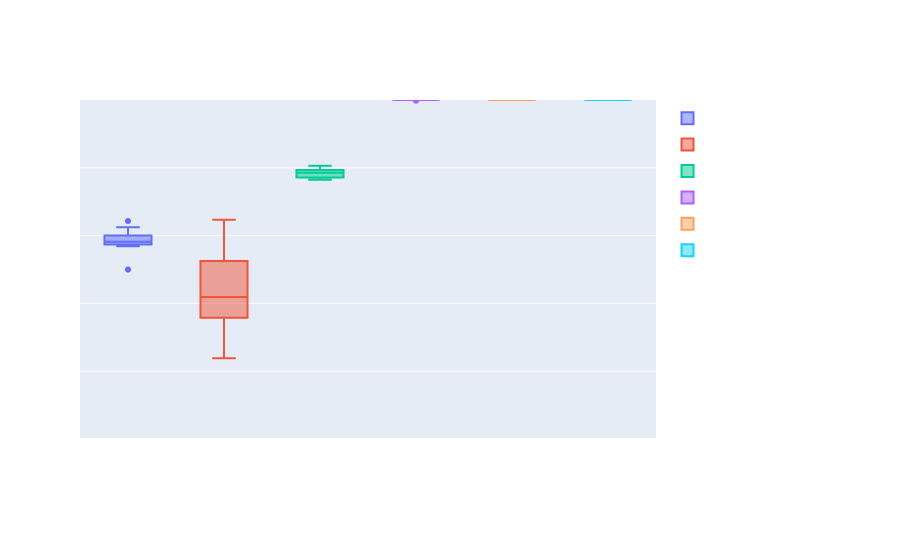

This figure's notebook cell:
### Code cell
temp = pd.melt(data.T)

fig = go.Figure()

for var in temp['variable'].unique():
    fig.add_trace(go.Box(
        y=data.loc[var],
        name=var
    ))

fig.update_layout(
    title='PlanetType Model Classifier Accuracy Plot of 10 KFolds', 
    paper_bgcolor='rgba(4,17,65,0)',
    font=dict(
        family='sans serif',
        size=18,
        color='white'
    ),
    yaxis_title="Accuracy (%)",
    yaxis_range=(0,100)
)

# fig.add_hline(y=77.309, line_dash='dash', line_color='red', annotation_position='bottom right', annotation_text='Highest Base Accuracy', annotation_font_color='black')


fig.show()

### Figure 1 — Plotly figure (JSON) as saved in the notebook; plotly's stock layout.template omitted (floating-point values rounded to 4 significant figures)
{"data": [{"name": "LogisticRegression", "type": "box", "y": [59.01, 60.03, 64.32, 57.63, 62.44, 58.08, 58.25, 57.39, 50, 56.87]}, {"name": "LinearSVC", "type": "box", "y": [58.66, 52.49, 36.88, 23.84, 64.67, 31.79, 47.25, 45.36, 38.49, 35.74]}, {"name": "KNeighborsClassifier", "type": "box", "y": [79.25, 80.45, 80.62, 78.39, 78.04, 77.15, 76.46, 78.69, 79.38, 77.15]}, {"name": "RandomForestClassifier", "type": "box", "y": [100, 100, 100, 100, 100, 100, 99.83, 100, 100, 99.83]}, {"name": "XGBClassifier", "type": "box", "y": [100, 100, 100, 100, 100, 100, 100, 100, 100, 100]}, {"name": "CatBoostClassifier", "type": "box", "y": [100, 100, 100, 100, 100, 100, 100, 100, 100, 100]}], "layout": {"font": {"color": "white", "family": "sans serif", "size": 18}, "paper_bgcolor": "rgba(4,17,65,0)", "title": {"text": "PlanetType Model Classifier Accuracy Plot of 10 KFolds"}, "yaxis": {"range": [0, 100], "title": {"text": "Accuracy (%)"}}}}
